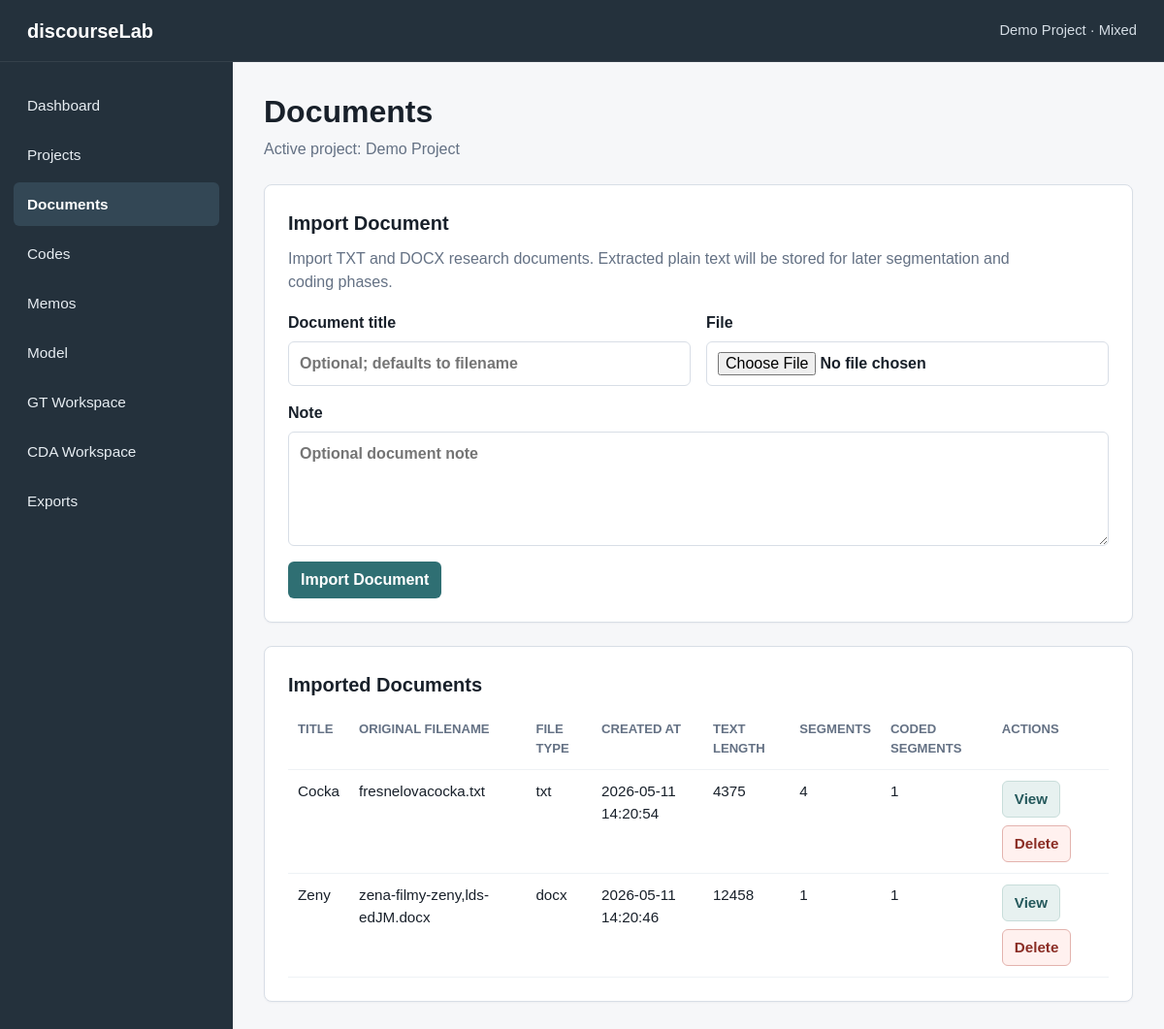
/documents, run on an earlier commit of the app's database.
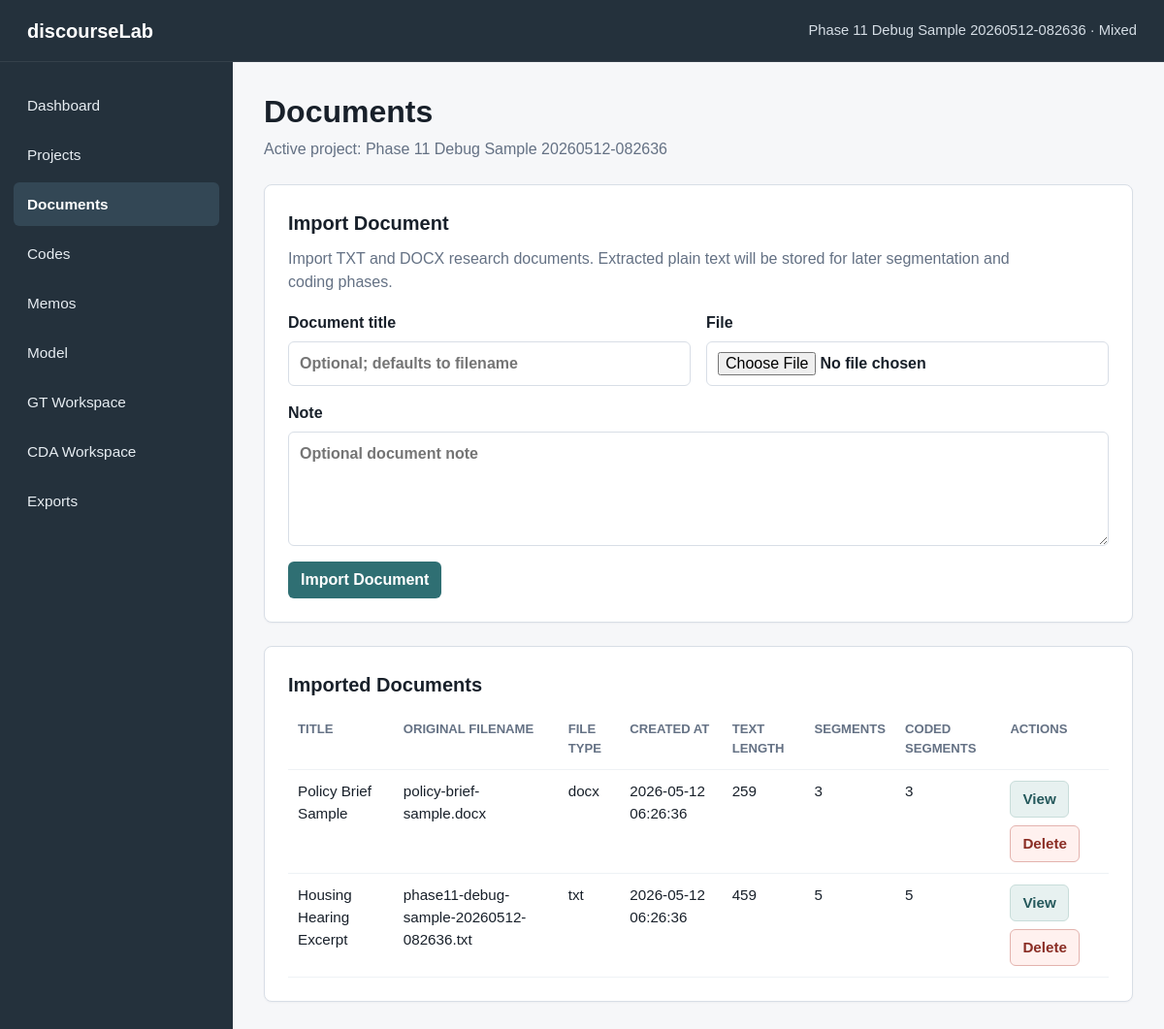
And on a later commit of the database.
### tables this page shows
CREATE TABLE projects (
    id INTEGER PRIMARY KEY AUTOINCREMENT,
    name TEXT NOT NULL,
    description TEXT,
    created_at TEXT NOT NULL DEFAULT CURRENT_TIMESTAMP,
    updated_at TEXT NOT NULL DEFAULT CURRENT_TIMESTAMP
, methodology_mode TEXT NOT NULL DEFAULT 'mixed', status TEXT NOT NULL DEFAULT 'active', last_opened_at TEXT, research_goal TEXT, principal_investigator TEXT);

CREATE TABLE documents (
    id INTEGER PRIMARY KEY AUTOINCREMENT,
    project_id INTEGER NOT NULL,
    title TEXT NOT NULL,
    original_filename TEXT,
    file_type TEXT,
    text_content TEXT,
    note TEXT,
    created_at TEXT NOT NULL DEFAULT CURRENT_TIMESTAMP,
    updated_at TEXT NOT NULL DEFAULT CURRENT_TIMESTAMP,
    FOREIGN KEY (project_id) REFERENCES projects (id) ON DELETE CASCADE
);

### app.py (the view)
    @app.route("/documents")
    def documents():
        active_project = get_active_project()
        document_rows = get_documents_for_project(active_project["id"])
        return render_template(
            "documents.html",
            title="Documents",
            active_page="documents",
            active_project=active_project,
            documents=document_rows,
        )

### app.py (called while the page is built)
def get_db() -> sqlite3.Connection:
    if "db" not in g:
        g.db = sqlite3.connect(DATABASE)
        g.db.row_factory = sqlite3.Row
        g.db.execute("PRAGMA foreign_keys = ON")
    return g.db

def query_one(sql: str, params: tuple = ()) -> sqlite3.Row | None:
    return get_db().execute(sql, params).fetchone()

def query_all(sql: str, params: tuple = ()) -> list[sqlite3.Row]:
    return get_db().execute(sql, params).fetchall()

def get_project(project_id: int) -> sqlite3.Row | None:
    return query_one(
        """
        SELECT id, name, description, methodology_mode, status, last_opened_at,
               research_goal, principal_investigator, created_at, updated_at
        FROM projects
        WHERE id = ? AND status != 'deleted'
        """,
        (project_id,),
    )

def project_supports_gt(project: sqlite3.Row | dict) -> bool:
    return project["methodology_mode"] in {"gt", "mixed"}

def project_supports_cda(project: sqlite3.Row | dict) -> bool:
    return project["methodology_mode"] in {"cda", "mixed"}

### templates/documents.html
{% extends "base.html" %}
{% block content %}
<section class="page-header">
    <h1>Documents</h1>
    <p>Active project: {{ active_project.name }}</p>
</section>
<section class="info-panel import-panel">
    <h2>Import Document</h2>
    <p>Import TXT and DOCX research documents. Extracted plain text will be stored for later segmentation and coding phases.</p>
    <form class="document-form" action="{{ url_for('import_document') }}" method="post" enctype="multipart/form-data">
        <div class="form-grid">
            <label>
                <span>Document title</span>
                <input type="text" name="title" placeholder="Optional; defaults to filename">
            </label>
            <label>
                <span>File</span>
                <input type="file" name="document_file" accept=".txt,.docx" required>
            </label>
        </div>
        <label>
            <span>Note</span>
            <textarea name="note" rows="4" placeholder="Optional document note"></textarea>
        </label>
        <button type="submit" class="button-primary">Import Document</button>
    </form>
</section>
<section class="info-panel">
    <h2>Imported Documents</h2>
    {% if documents %}
        <div class="table-wrap">
            <table class="data-table">
                <thead>
                    <tr>
                        <th>Title</th>
                        <th>Original filename</th>
                        <th>File type</th>
                        <th>Created at</th>
                        <th>Text length</th>
                        <th>Segments</th>
                        <th>Coded segments</th>
                        <th>Actions</th>
                    </tr>
                </thead>
                <tbody>
                    {% for document in documents %}
                        <tr>
                            <td>{{ document.title }}</td>
                            <td>{{ document.original_filename }}</td>
                            <td>{{ document.file_type }}</td>
                            <td>{{ document.created_at }}</td>
                            <td>{{ document.text_length }}</td>
                            <td>{{ document.segment_count }}</td>
                            <td>{{ document.coded_segment_count }}</td>
                            <td class="actions-cell">
                                <a class="button-secondary" href="{{ url_for('document_view', document_id=document.id) }}">View</a>
                                <form action="{{ url_for('delete_document', document_id=document.id) }}" method="post">
                                    <button type="submit" class="button-danger">Delete</button>
                                </form>
                            </td>
                        </tr>
                    {% endfor %}
                </tbody>
            </table>
        </div>
    {% else %}
        <p>No documents imported yet.</p>
    {% endif %}
</section>
{% endblock %}

### templates/base.html (shortened to what this page needs)
<!doctype html>
<html lang="en">
<head>
    <link rel="stylesheet" href="{{ url_for('static', filename='style.css') }}">
</head>
<body>
    <div class="app-shell">
        <header class="topbar">
            <div class="app-name">discourseLab</div>
            <div class="app-context">
                {{ active_project.name if active_project else "No active project" }}
                {% if active_project %}· {{ methodology_mode_labels[active_project.methodology_mode] }}{% endif %}
            </div>
        </header>
        <aside class="sidebar" aria-label="Main navigation">
            <nav class="sidebar-nav">
                <a href="{{ url_for('dashboard') }}" class="{{ 'active' if active_page == 'dashboard' else '' }}">Dashboard</a>
                <a href="{{ url_for('projects') }}" class="{{ 'active' if active_page == 'projects' else '' }}">Projects</a>
                <a href="{{ url_for('documents') }}" class="{{ 'active' if active_page == 'documents' else '' }}">Documents</a>
                <a href="{{ url_for('codes') }}" class="{{ 'active' if active_page == 'codes' else '' }}">Codes</a>
                <a href="{{ url_for('memos') }}" class="{{ 'active' if active_page == 'memos' else '' }}">Memos</a>
                <a href="{{ url_for('model_builder') }}" class="{{ 'active' if active_page == 'model' else '' }}">Model</a>
                {% if supports_gt %}
                    <a href="{{ url_for('gt_workspace') }}" class="{{ 'active' if active_page == 'gt' else '' }}">GT Workspace</a>
                {% else %}
                    <span class="nav-disabled">GT Workspace</span>
                {% endif %}
                {% if supports_cda %}
                    <a href="{{ url_for('cda_workspace') }}" class="{{ 'active' if active_page == 'cda' else '' }}">CDA Workspace</a>
                {% else %}
                    <span class="nav-disabled">CDA Workspace</span>
                {% endif %}
                <a href="{{ url_for('exports') }}" class="{{ 'active' if active_page == 'exports' else '' }}">Exports</a>
            </nav>
        </aside>
        <main class="content">
            {% block content %}{% endblock %}
        </main>
    </div>
</body>
</html>

What changed in the data, as far as the page shows it:
no longer on this page (row unchanged): projects: name "Demo Project", methodology_mode "Mixed"
no longer on this page (row unchanged): documents: title "Cocka", original_filename "fresnelovacocka.txt", file_type "txt", created_at "2026-05-11 14:20:54", text_length "4375", segment_count "4", coded_segment_count "1"
no longer on this page (row unchanged): documents: title "Zeny", original_filename "zena-filmy-zeny,lds-edJM.docx", file_type "docx", created_at "2026-05-11 14:20:46", text_length "12458", segment_count "1", coded_segment_count "1"
added projects: name "Phase 11 Debug Sample 20260512-082636", methodology_mode "Mixed"
added documents: title "Policy Brief Sample", original_filename "policy-brief-sample.docx", file_type "docx", created_at "2026-05-12 06:26:36", text_length "259", segment_count "3", coded_segment_count "3"
added documents: title "Housing Hearing Excerpt", original_filename "phase11-debug-sample-20260512-082636.txt", file_type "txt", created_at "2026-05-12 06:26:36", text_length "459", segment_count "5", coded_segment_count "5"
